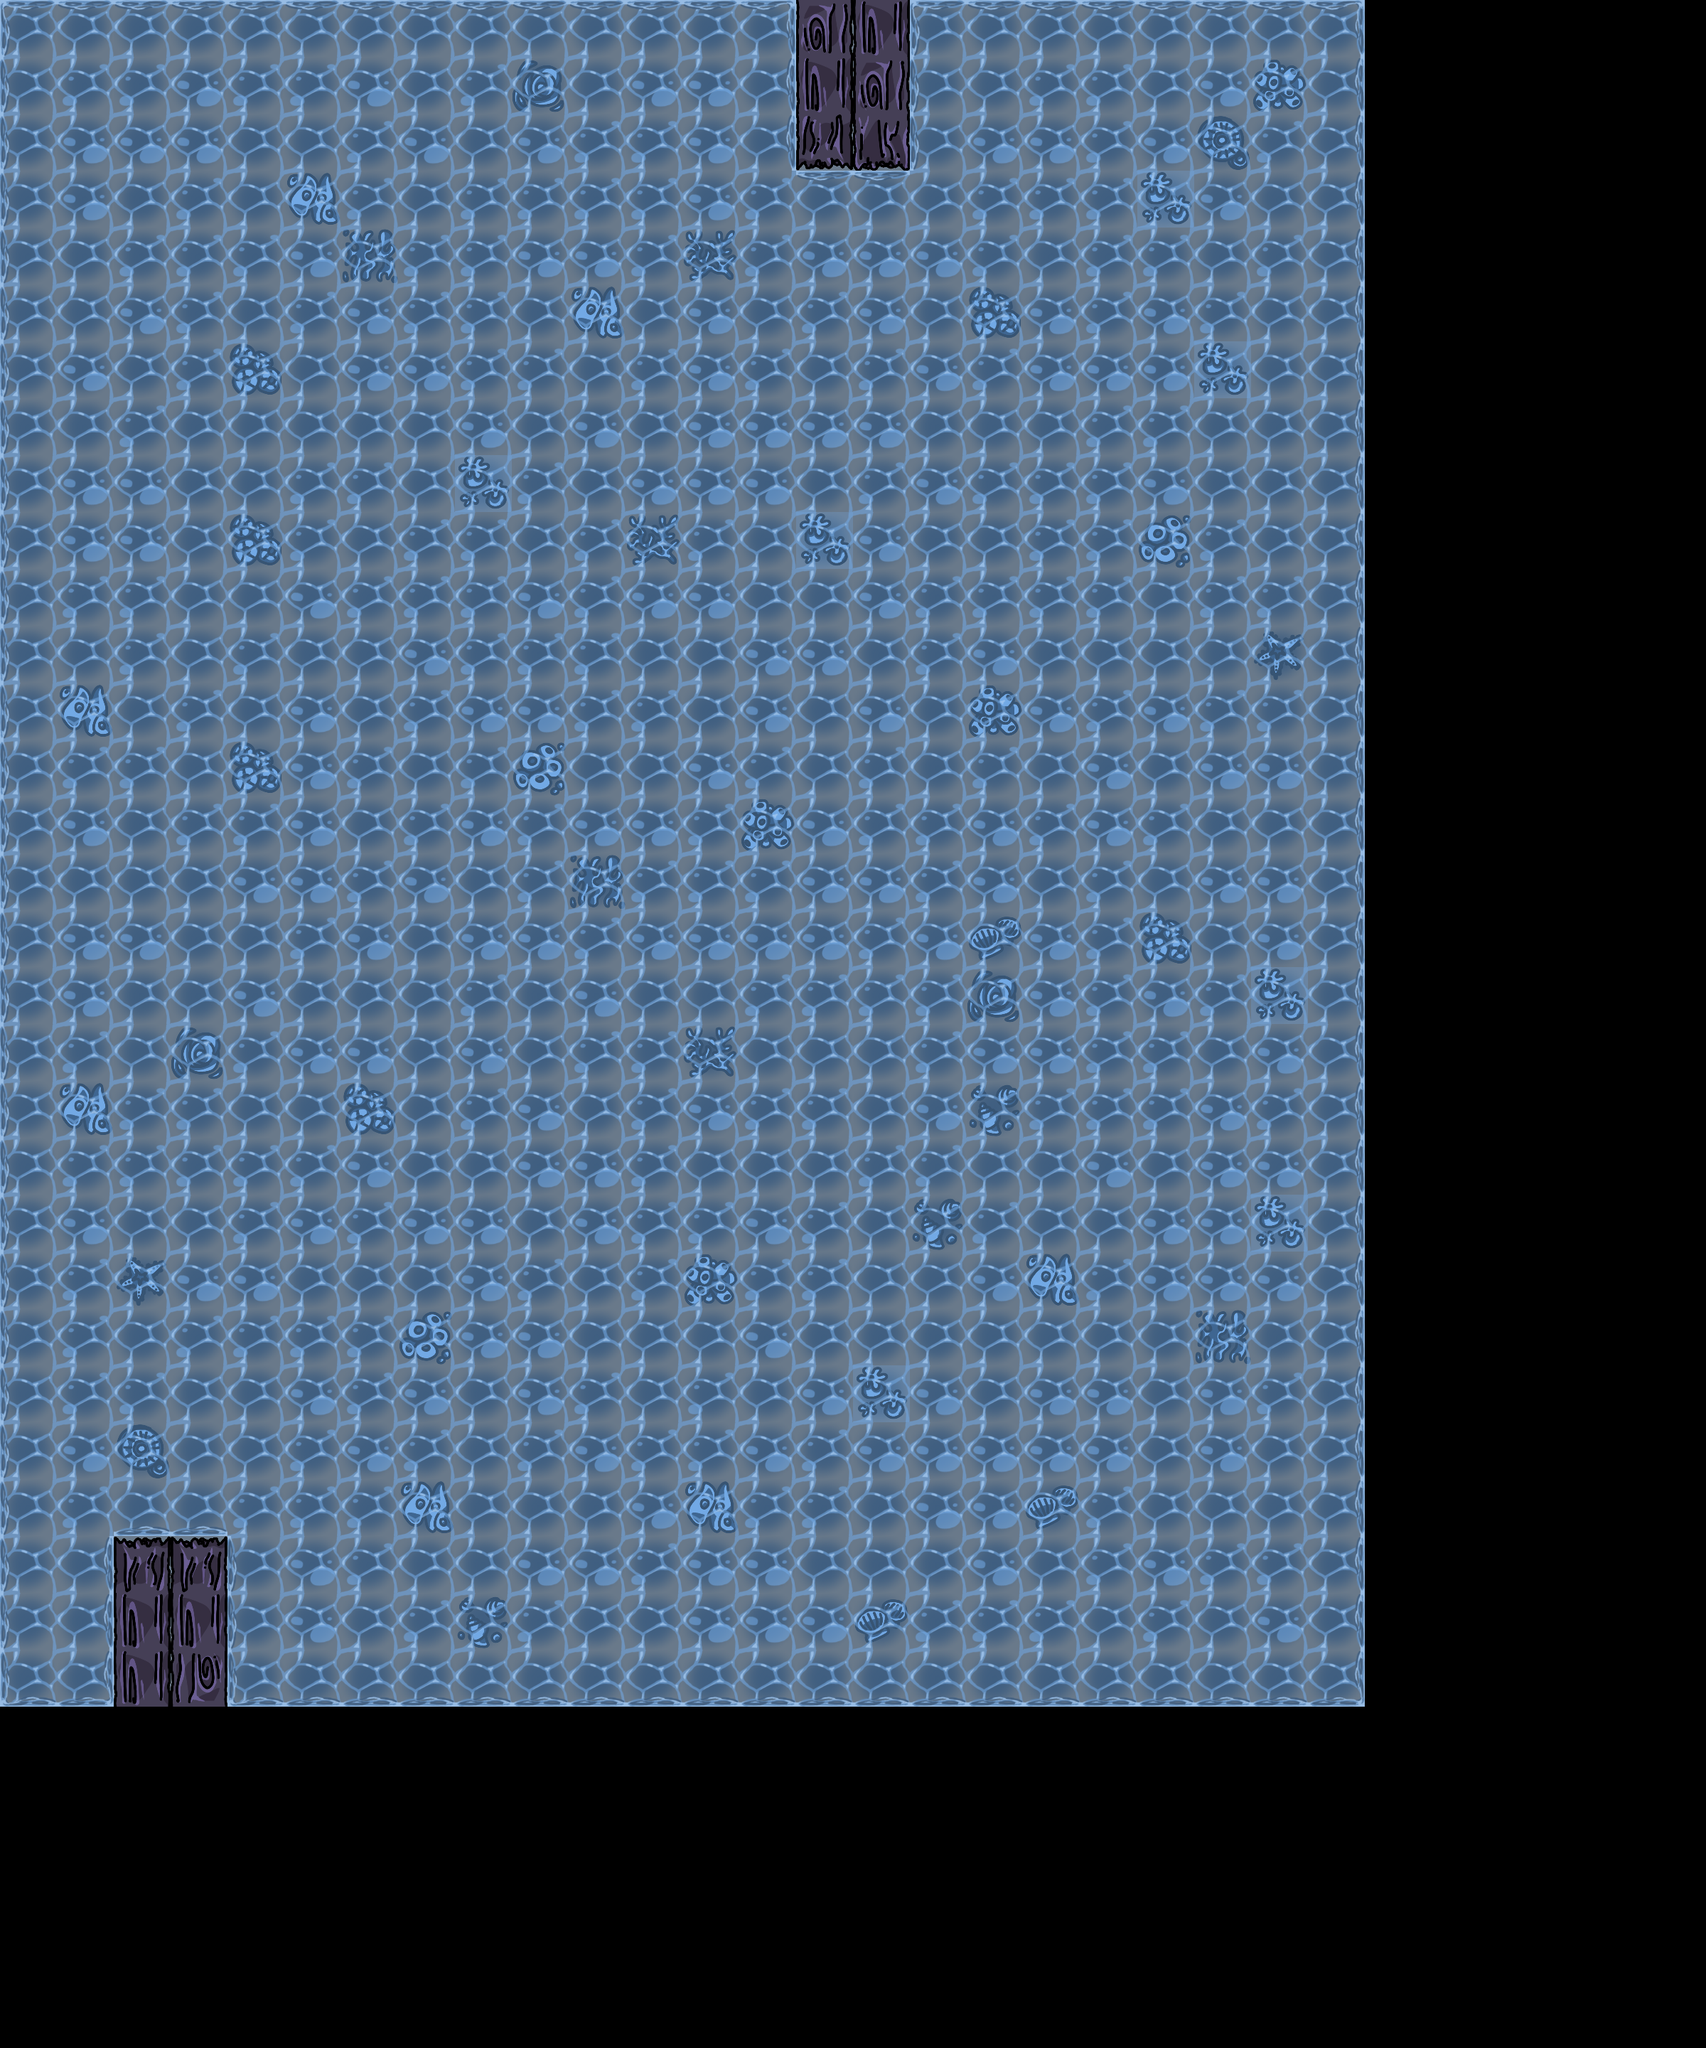

The image is a tile-based game level rendered from a .tmx file. Its description and complete source (layers, tilesets, objects, tile grids) follow:
An orthogonal 30x36 tile map with 80x80 px tiles, 2 tile layers (colision, visible), 4 tilesets and 1 object.

<map version="1.2" tiledversion="1.3.5" orientation="orthogonal" renderorder="right-down" width="30" height="36" tilewidth="80" tileheight="80" infinite="0" nextlayerid="3" nextobjectid="1">
 <tileset firstgid="1" name="CoralSpritesheet" tilewidth="80" tileheight="80" tilecount="15" columns="5">
  <image source="../Art/Dungeon Sprites/CoralSpritesheet.png" width="400" height="240" />
 </tileset>
 <tileset firstgid="16" name="Wall" tilewidth="80" tileheight="80" tilecount="1" columns="1">
  <image source="../Art/Dungeon Sprites/Wall.png" width="80" height="80" />
  <tile id="0">
   <objectgroup draworder="index" id="2">
    <object id="1" x="-0.125" y="0.125" width="80.25" height="79.75" />
   </objectgroup>
  </tile>
 </tileset>
 <tileset firstgid="17" name="WoodSpriteSheet" tilewidth="80" tileheight="80" tilecount="5" columns="1">
  <image source="../Art/Dungeon Sprites/WoodSpriteSheet.png" width="80" height="400" />
 </tileset>
 <tileset firstgid="22" name="WaterSpritesheet" tilewidth="80" tileheight="80" tilecount="24" columns="24">
  <image source="../Art/Dungeon Sprites/WaterSpritesheet.png" width="1920" height="80" />
 </tileset>
 <layer id="2" name="colision" width="30" height="36">
  <data encoding="csv">
16,16,16,16,16,16,16,16,16,16,16,16,16,16,0,0,16,16,16,16,16,16,16,16,0,0,0,0,0,0,
16,16,16,16,16,16,16,16,16,16,16,16,16,16,0,0,16,16,16,16,16,16,16,16,0,0,0,0,0,0,
16,16,16,16,16,16,16,16,16,16,16,16,16,16,0,0,16,16,16,16,16,16,16,16,0,0,0,0,0,0,
0,0,0,0,0,0,0,0,0,0,0,0,0,0,0,0,0,0,0,0,0,0,0,0,0,0,0,0,0,0,
0,0,0,0,0,0,0,0,0,0,0,0,0,0,0,0,0,0,0,0,0,0,0,0,0,0,0,0,0,0,
0,0,0,0,0,0,0,0,0,0,0,0,0,0,0,0,0,0,0,0,0,0,0,0,0,0,0,0,0,0,
0,0,0,0,0,0,0,0,0,0,0,0,0,0,0,0,0,0,0,0,0,0,0,0,0,0,0,0,0,0,
0,0,0,0,0,0,0,0,0,0,0,0,0,0,0,0,0,0,0,0,0,0,0,0,0,0,0,0,0,0,
0,0,0,0,0,0,0,0,0,0,0,0,0,0,0,0,0,0,0,0,0,0,0,0,0,0,0,0,0,0,
0,0,0,0,0,0,0,0,0,0,0,0,0,0,0,0,0,0,0,0,0,0,0,0,0,0,0,0,0,0,
0,0,0,0,0,0,0,0,0,0,0,0,0,0,0,0,0,0,0,0,0,0,0,0,0,0,0,0,0,0,
0,0,0,0,0,0,0,0,0,0,0,0,0,0,0,0,0,0,0,0,0,0,0,0,0,0,0,0,0,0,
0,0,0,0,0,0,0,0,0,0,0,0,0,0,0,0,0,0,0,0,0,0,0,0,0,0,0,0,0,0,
0,0,0,0,0,0,0,0,0,0,0,0,0,0,0,0,0,0,0,0,0,0,0,0,0,0,0,0,0,0,
0,0,0,0,0,0,0,0,0,0,0,0,0,0,0,0,0,0,0,0,0,0,0,0,0,0,0,0,0,0,
0,0,0,0,0,0,0,0,0,0,0,0,0,0,0,0,0,0,0,0,0,0,0,0,0,0,0,0,0,0,
0,0,0,0,0,0,0,0,0,0,0,0,0,0,0,0,0,0,0,0,0,0,0,0,0,0,0,0,0,0,
0,0,0,0,0,0,0,0,0,0,0,0,0,0,0,0,0,0,0,0,0,0,0,0,0,0,0,0,0,0,
0,0,0,0,0,0,0,0,0,0,0,0,0,0,0,0,0,0,0,0,0,0,0,0,0,0,0,0,0,0,
0,0,0,0,0,0,0,0,0,0,0,0,0,0,0,0,0,0,0,0,0,0,0,0,0,0,0,0,0,0,
0,0,0,0,0,0,0,0,0,0,0,0,0,0,0,0,0,0,0,0,0,0,0,0,0,0,0,0,0,0,
0,0,0,0,0,0,0,0,0,0,0,0,0,0,0,0,0,0,0,0,0,0,0,0,0,0,0,0,0,0,
0,0,0,0,0,0,0,0,0,0,0,0,0,0,0,0,0,0,0,0,0,0,0,0,0,0,0,0,0,0,
0,0,0,0,0,0,0,0,0,0,0,0,0,0,0,0,0,0,0,0,0,0,0,0,0,0,0,0,0,0,
0,0,0,0,0,0,0,0,0,0,0,0,0,0,0,0,0,0,0,0,0,0,0,0,0,0,0,0,0,0,
0,0,0,0,0,0,0,0,0,0,0,0,0,0,0,0,0,0,0,0,0,0,0,0,0,0,0,0,0,0,
0,0,0,0,0,0,0,0,0,0,0,0,0,0,0,0,0,0,0,0,0,0,0,0,0,0,0,0,0,0,
16,16,0,0,16,16,16,16,16,16,16,16,16,16,16,16,16,16,16,16,16,16,16,16,0,0,0,0,0,0,
16,16,0,0,16,16,16,16,16,16,16,16,16,16,16,16,16,16,16,16,16,16,16,16,0,0,0,0,0,0,
16,16,0,0,16,16,16,16,16,16,16,16,16,16,16,16,16,16,16,16,16,16,16,16,0,0,0,0,0,0,
0,0,0,0,0,0,0,0,0,0,0,0,0,0,0,0,0,0,0,0,0,0,0,0,0,0,0,0,0,0,
0,0,0,0,0,0,0,0,0,0,0,0,0,0,0,0,0,0,0,0,0,0,0,0,0,0,0,0,0,0,
0,0,0,0,0,0,0,0,0,0,0,0,0,0,0,0,0,0,0,0,0,0,0,0,0,0,0,0,0,0,
0,0,0,0,0,0,0,0,0,0,0,0,0,0,0,0,0,0,0,0,0,0,0,0,0,0,0,0,0,0,
0,0,0,0,0,0,0,0,0,0,0,0,0,0,0,0,0,0,0,0,0,0,0,0,0,0,0,0,0,0,
0,0,0,0,0,0,0,0,0,0,0,0,0,0,0,0,0,0,0,0,0,0,0,0,0,0,0,0,0,0
</data>
 </layer>
 <layer id="1" name="visible" width="30" height="36">
  <data encoding="csv">
42,39,39,39,39,39,39,39,39,39,39,39,39,45,2684354579,1610612753,42,39,39,39,39,39,39,45,0,0,0,0,0,0,
41,23,23,24,23,23,24,22,23,25,22,24,24,40,1610612753,2684354579,41,22,23,23,22,24,34,40,0,0,0,0,0,0,
41,24,24,24,22,22,23,24,22,24,23,23,24,40,1610612757,2684354580,41,24,24,23,24,27,23,40,0,0,0,0,0,0,
41,24,22,23,22,29,23,22,23,23,23,23,24,23,39,39,22,23,23,23,30,24,22,40,0,0,0,0,0,0,
41,22,23,23,23,24,33,23,23,24,24,23,36,23,24,24,24,23,22,23,23,22,23,40,0,0,0,0,0,0,
41,22,24,23,22,23,24,23,23,22,29,22,24,22,23,24,22,28,24,23,24,23,22,40,0,0,0,0,0,0,
41,24,22,23,28,22,24,24,23,23,22,23,24,23,22,23,24,23,24,24,24,30,22,40,0,0,0,0,0,0,
41,22,23,22,22,22,22,22,24,22,24,22,24,24,24,24,22,22,22,23,23,22,22,40,0,0,0,0,0,0,
41,24,24,22,22,23,23,22,30,23,22,24,24,24,22,23,24,23,23,23,24,22,22,40,0,0,0,0,0,0,
41,24,24,22,28,23,22,23,23,22,23,36,23,22,30,24,22,22,23,23,35,23,22,40,0,0,0,0,0,0,
41,23,23,22,22,24,23,23,23,24,23,24,24,22,22,24,23,23,23,23,22,23,23,40,0,0,0,0,0,0,
41,22,23,22,23,22,22,24,23,23,23,22,22,24,24,22,23,24,22,22,22,22,32,40,0,0,0,0,0,0,
41,29,22,23,22,24,22,23,24,24,23,23,22,24,22,24,22,34,24,23,24,23,23,40,0,0,0,0,0,0,
41,23,23,22,28,24,23,22,23,35,22,22,24,23,22,23,22,23,22,24,22,24,24,40,0,0,0,0,0,0,
41,24,22,23,23,24,22,23,24,23,24,24,23,34,24,23,23,24,23,24,23,22,22,40,0,0,0,0,0,0,
41,22,22,22,24,24,23,24,22,23,33,23,23,23,24,24,23,24,22,23,22,24,24,40,0,0,0,0,0,0,
41,24,24,22,22,23,24,22,24,24,23,24,24,24,24,23,24,31,24,23,28,22,24,40,0,0,0,0,0,0,
41,24,22,22,24,22,22,22,23,22,24,22,22,23,23,23,23,25,24,23,24,23,30,40,0,0,0,0,0,0,
41,23,22,25,23,24,24,22,24,22,23,23,36,22,22,22,23,24,24,23,23,22,24,40,0,0,0,0,0,0,
41,29,23,23,22,22,28,22,23,24,22,23,24,23,23,22,24,26,23,23,23,24,23,40,0,0,0,0,0,0,
41,23,23,23,23,23,24,22,22,24,24,23,22,22,22,23,23,22,22,24,22,24,24,40,0,0,0,0,0,0,
41,24,22,22,23,24,23,24,24,22,24,23,23,24,23,22,26,23,22,22,24,24,30,40,0,0,0,0,0,0,
41,23,32,24,24,22,22,22,24,23,22,23,34,23,23,22,22,24,29,23,24,24,24,40,0,0,0,0,0,0,
41,23,22,23,23,23,23,35,24,24,22,22,22,24,22,22,22,22,22,22,22,33,22,40,0,0,0,0,0,0,
41,23,23,22,22,24,23,24,22,24,23,22,23,22,24,30,24,22,24,24,22,24,23,40,0,0,0,0,0,0,
41,24,27,22,22,23,24,23,22,23,24,23,23,24,23,24,24,24,24,24,22,24,22,40,0,0,0,0,0,0,
41,23,38,38,23,23,23,29,22,22,22,24,29,23,23,22,24,24,31,23,22,22,22,40,0,0,0,0,0,0,
41,40,2684354581,2684354581,41,24,23,22,22,24,24,23,24,24,22,22,22,24,22,23,24,23,23,40,0,0,0,0,0,0,
41,40,1610612753,1610612753,41,24,22,23,26,23,22,22,24,24,24,31,23,23,23,22,23,22,24,40,0,0,0,0,0,0,
43,44,1610612753,1610612755,43,38,38,38,38,38,38,38,38,38,38,38,38,38,38,38,38,38,38,44,0,0,0,0,0,0,
0,0,0,0,0,0,0,0,0,0,0,0,0,0,0,0,0,0,0,0,0,0,0,0,0,0,0,0,0,0,
0,0,0,0,0,0,0,0,0,0,0,0,0,0,0,0,0,0,0,0,0,0,0,0,0,0,0,0,0,0,
0,0,0,0,0,0,0,0,0,0,0,0,0,0,0,0,0,0,0,0,0,0,0,0,0,0,0,0,0,0,
0,0,0,0,0,0,0,0,0,0,0,0,0,0,0,0,0,0,0,0,0,0,0,0,0,0,0,0,0,0,
0,0,0,0,0,0,0,0,0,0,0,0,0,0,0,0,0,0,0,0,0,0,0,0,0,0,0,0,0,0,
0,0,0,0,0,0,0,0,0,0,0,0,0,0,0,0,0,0,0,0,0,0,0,0,0,0,0,0,0,0
</data>
 </layer>
</map>
